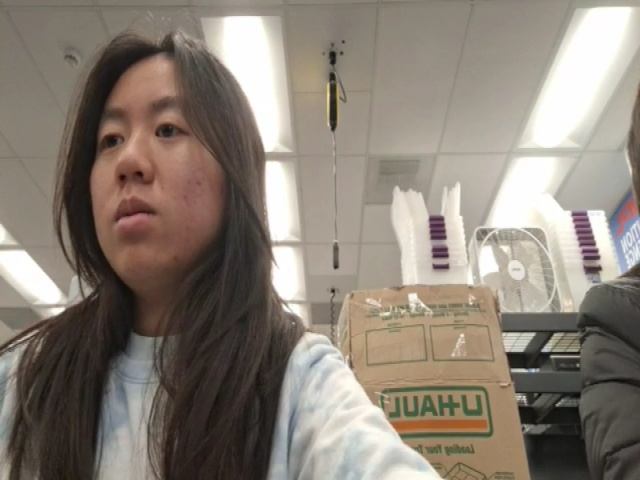
#> input picture test.jpg, 640 x 480 px, found by its file name
$ python Thresholding.py
#> lines starting #> are read from the running program, lines starting #| are printed output that depends on the picture; after the words box and inside, x2 and y2 are one past the last pixel; in counts of white or black regions, pixels touching at a corner belong together
import numpy as np
import cv2 as cv
from matplotlib import pyplot as plt

# Thresholding attributes
# https://docs.opencv.org/4.x/d7/d1b/group__imgproc__misc.html#ggaa9e58d2860d4afa658ef70a9b1115576a147222a96556ebc1d948b372bcd7ac59

img = cv.imread("test.jpg", cv.IMREAD_GRAYSCALE)
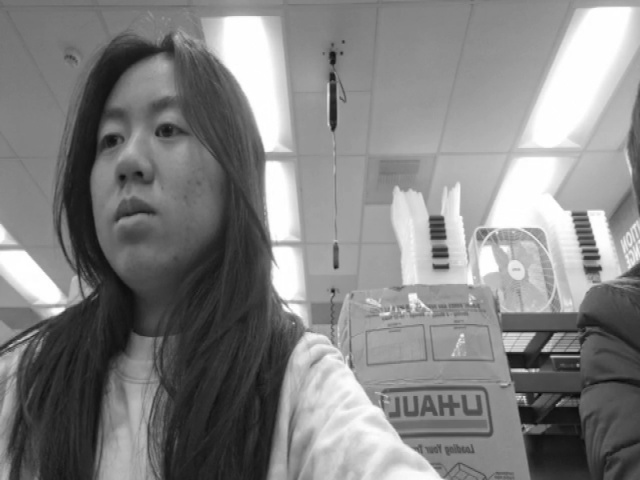
#> img: shape (480, 640); min 7, max 255, mean 130.5
assert img is not None, "file could not be read, check with os.path.exists()"

ret, thresh1 = cv.threshold(img, 127, 255, cv.THRESH_BINARY)
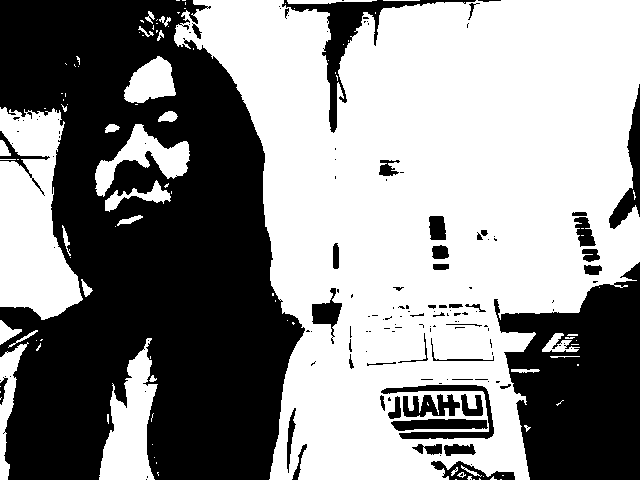
#> thresh1: shape (480, 640); 55.7% white; 146 black regions (98 under 20 px), largest, box (x1, y1, x2, y2) and area: (0, 0, 305, 480) 100362, (494, 262, 640, 480) 21670, (282, 0, 476, 133) 3255
ret, thresh2 = cv.threshold(img, 127, 255, cv.THRESH_BINARY_INV)
ret, thresh3 = cv.threshold(img, 127, 255, cv.THRESH_TRUNC)
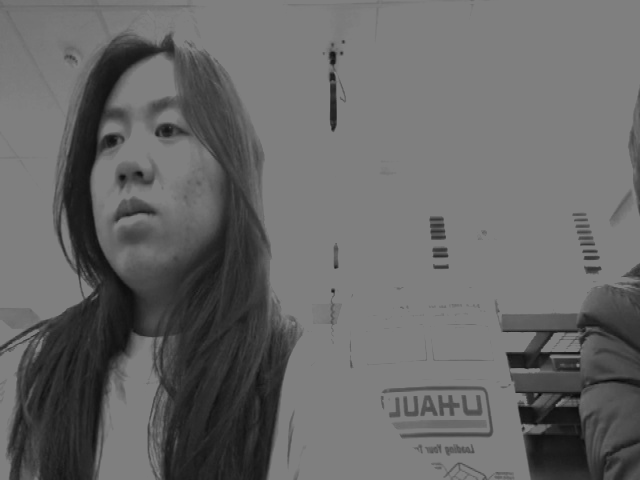
#> thresh3: shape (480, 640); min 7, max 127, mean 103
ret, thresh4 = cv.threshold(img, 127, 255, cv.THRESH_TOZERO)
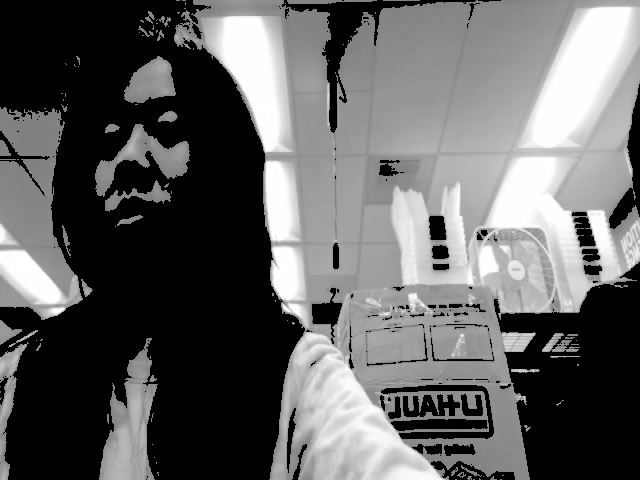
#> thresh4: shape (480, 640); min 0, max 255, mean 98.2
ret, thresh5 = cv.threshold(img, 127, 255, cv.THRESH_TOZERO_INV)
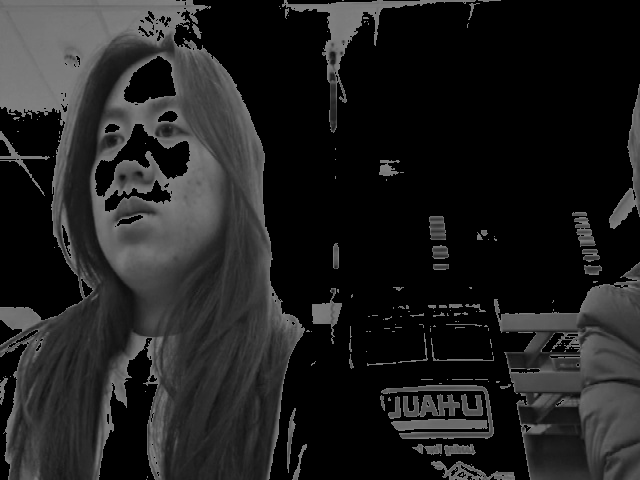
#> thresh5: shape (480, 640); min 0, max 127, mean 32.3

titles = ["Original Image", "BINARY", "BINARY_INV", "TRUNC", "TOZERO", "TOZERO_INV"]
images = [img, thresh1, thresh2, thresh3, thresh4, thresh5]

for i in range(6):
    plt.subplot(2,3,i+1)
    plt.imshow(images[i], "gray", vmin=0, vmax=225)
    plt.title(titles[i])
    plt.xticks([]), plt.yticks([])

plt.show()
